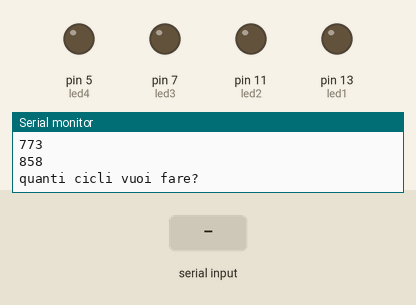
A sketch run on a simulated Arduino Uno, built with avr-gcc and run on an emulated ATmega328P. On the bench: output pins drawn as LEDs (lit = HIGH), the last lines printed to the serial monitor. Inputs (shaded band) come from the test bench. Random numbers use the default seed unless the sketch sets one.

Above: at 1.9 s.
2.0 s: "90,45\n" received over Serial
At 3.8 s:
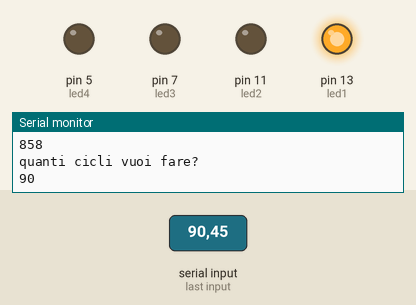
At 6.6 s:
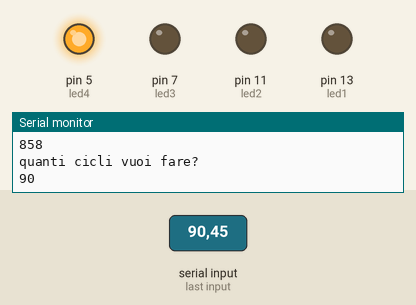
Timing chart, 0 to 14.0 s (numbered marks = the images above; inputs shaded):
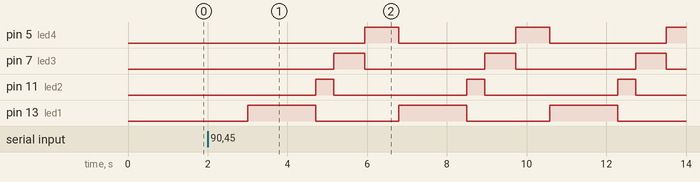

The sketch:

BassoLeonardo_A-verifica.ino
```cpp
int led1 = 13;
int led2 = 11;
int led3 = 7;
int led4 = 5;
String input1;
String input2;
String input3;
String input4;
int delay_1;
int delay_2;
int delay_3;
int delay_4;
int cicli;
void setup() {
  // put your setup code here, to run once:
pinMode(led1, OUTPUT);
pinMode(led2, OUTPUT);
pinMode(led3, OUTPUT);
pinMode(led4, OUTPUT);
Serial.begin(9600);
}

void loop() {
  delay_1 = random(100, 2000);
  Serial.println(delay_1);
  delay_2 = random(100, 2000);
  Serial.println(delay_2);
  delay_3 = random(100, 2000);
  Serial.println(delay_3);
  delay_4 = random(100, 2000);
  Serial.println(delay_4);
delay(1000);
  Serial.println("quanti cicli vuoi fare?");
  while(Serial.available() == 0);
  cicli = Serial.readString().toInt();
  Serial.println(cicli);
  for(int i = 0; i < cicli; i++)
  {
  digitalWrite(led1, HIGH);
  digitalWrite(led2, LOW);
  digitalWrite(led3, LOW);
  digitalWrite(led4, LOW);
  delay(delay_1);
  digitalWrite(led1, LOW);
  digitalWrite(led2, HIGH);
  digitalWrite(led3, LOW);
  digitalWrite(led4, LOW);
  delay(delay_2);
  digitalWrite(led1, LOW);
  digitalWrite(led2, LOW);
  digitalWrite(led3, HIGH);
  digitalWrite(led4, LOW);
  delay(delay_3);
  digitalWrite(led1, LOW);
  digitalWrite(led2, LOW);
  digitalWrite(led3, LOW);
  digitalWrite(led4, HIGH);
  delay(delay_4);
  }
}
```

Measured:
- after the input at 2.0 s, pin 5 (led4): alternates HIGH for 0.86 s and LOW for 2.9 s, starting after 3.9 s; pin 7 (led3): alternates HIGH for 0.77 s and LOW for 3.0 s, starting after 3.2 s; pin 11 (led2): alternates HIGH for 0.45 s and LOW for 3.3 s, starting after 2.7 s; pin 13 (led1): alternates HIGH for 1.7 s and LOW for 2.1 s, starting after 1.0 s
